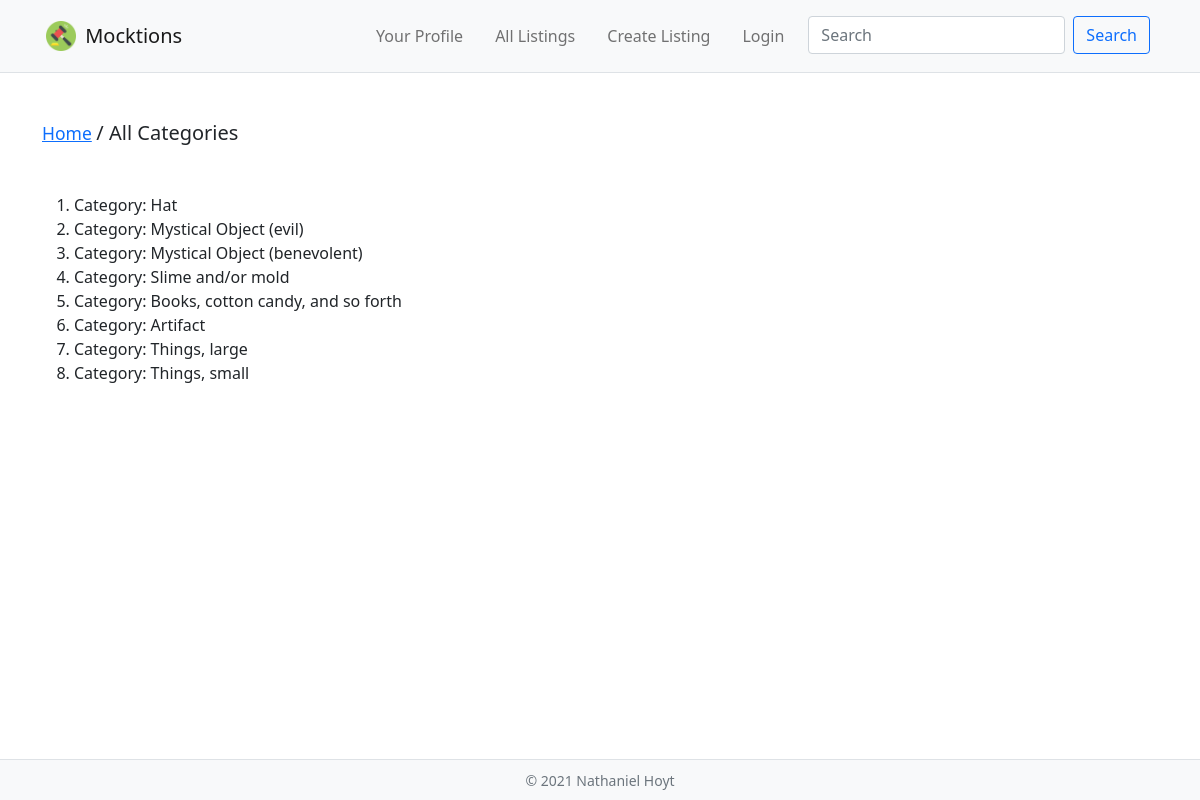
The page /categories on the database its author committed.
### auctions/models.py (models this page shows)
class Category(models.Model):
    content = models.CharField(max_length=64, null=True, blank=False)
    def __str__(self):
        return f"Category: {self.content}"

### auctions/views.py (the view)
# urls.py: path("categories", views.categories, name="categories"),
def categories(request):
    return render(request, "auctions/categories.html", {
        'categories': Category.objects.all()
    })

### auctions/templates/auctions/categories.html
{% extends 'auctions/layout.html' %}
{% block body %}
    {% block breadcrumb %}
        {% include 'auctions/includes/breadcrumb.html' with page='All Categories' %}
    {% endblock breadcrumb %}
    <ol>
    {% for category in categories %}
        <li>{{ category }}</li>
    {% endfor %}
    </ol>
{% endblock %}

### rows shown on the page
Category: content "Category: Hat"
Category: content "Category: Mystical Object (evil)"
Category: content "Category: Mystical Object (benevolent)"
Category: content "Category: Slime and/or mold"
Category: content "Category: Books, cotton candy, and so forth"
Category: content "Category: Artifact"
Category: content "Category: Things, large"
Category: content "Category: Things, small"

### other values the page prints
{{ page }} "All Categories"
